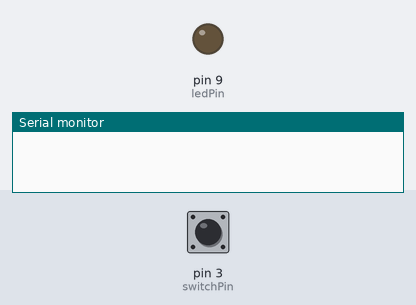
Simulated run of this sketch. Board: Arduino Uno, built with avr-gcc and run on an emulated ATmega328P. Shown: output pins drawn as LEDs (lit = HIGH), the last lines printed to the serial monitor. The test bench sets the inputs (shaded band); at power-on: pin 3 (switchPin) LOW.

Above: at 1.2 s.
1.3 s: pin 3 (switchPin) pulled HIGH for 1 s
At 2.2 s:
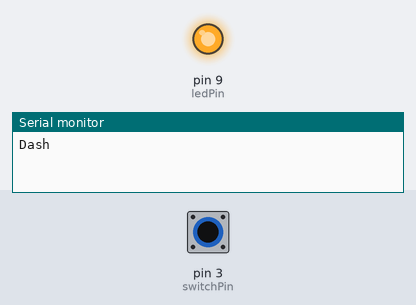
3.8 s: pin 3 (switchPin) pulled HIGH for 3.2 s
At 5.3 s:
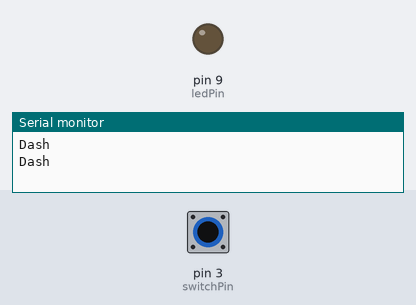
Timing chart, 0 to 6.8 s (numbered marks = the images above; inputs shaded):
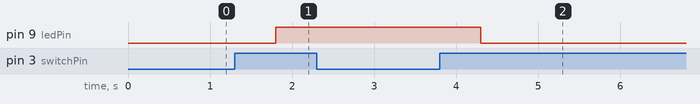

The sketch:

Button_press_and_hold_working___found_code.ino
```cpp
/*
 *  Press & Hold Switch LED program
 */

// Parameters
int HOLD_DELAY = 500;    // Sets the hold delay of switch for LED state change

int ledPin     = 9;      // LED is connected to pin x
int switchPin  = 3;      // Switch is connected to pin x

// In-Program Variables
unsigned long start_hold;
boolean allow = false;
int sw_state;
int sw_laststate = LOW;
int led_state = LOW;

// Setup
void setup() {
  Serial.begin(115200);
  pinMode(ledPin, OUTPUT);      // Set the LED pin as output
  pinMode(switchPin, INPUT);    // Set the switch pin as input
}

// Loop
void loop(){
  sw_state = digitalRead(switchPin);             // read input value

  if (sw_state == HIGH && sw_laststate == LOW){  // for button pressing
    start_hold = millis();                       // mark the time
    allow = true;                                // allow LED state changes
  }

  if (allow == true && sw_state == HIGH && sw_laststate == HIGH){  // if button remains pressed
      if ((millis() - start_hold) >= HOLD_DELAY){                   // for longer than x/1000 sec(s)
         led_state = !led_state;                                   // change state of LED
         allow = false;         // prevent multiple state changes
         Serial.println("Dash");
      }

  }

  sw_laststate = sw_state;
  digitalWrite(ledPin, led_state);
}
```

Measured:
- after the input at 1.3 s, pin 9 (ledPin): LOW → HIGH after 0.50 s
- after the input at 3.8 s, pin 9 (ledPin): HIGH → LOW after 0.50 s
